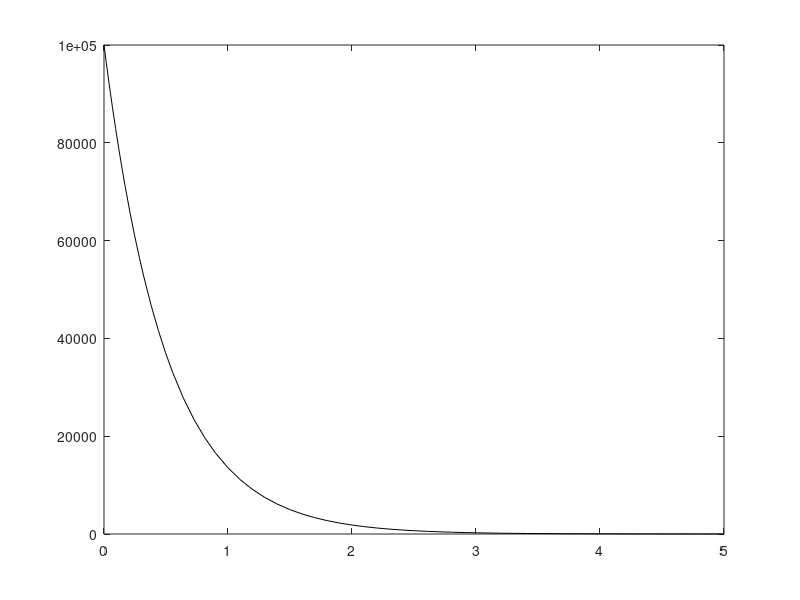

Write the MATLAB code that produced this figure.
function c_cm_expdecay
    global k1; 

    k1 = 2.0;  % set parameter value  
    tend = 5; %end time in hours
    x0 = 10^5; 
    [tsol, xsol] = ode45(@rhs, [0, tend], x0);
    plot(tsol, xsol,'k');
    
end

function xdot = rhs(t, x) 
    global k1;
    xdot = -k1*x;
end
